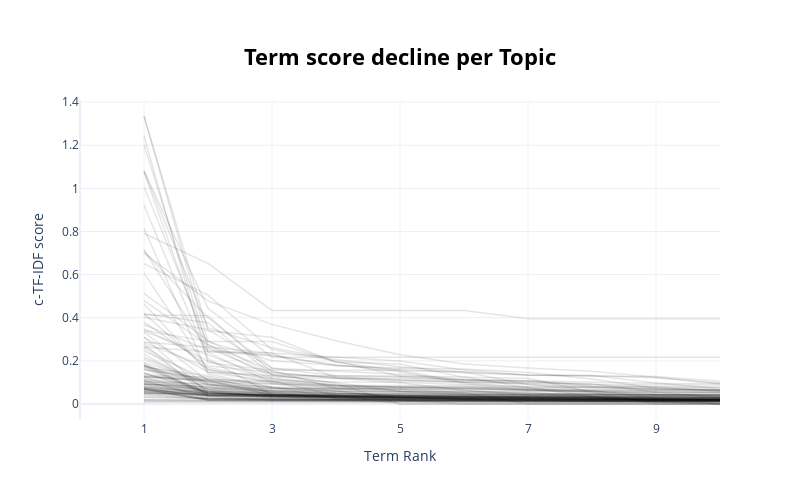

The notebook cell this image was saved under:
### Code cell
# Visualize term rank decrease
topic_model.visualize_term_rank()

### Figure 1 — Plotly figure (JSON) as saved in the notebook; plotly's stock layout.template omitted (floating-point values rounded to 4 significant figures)
{"data": [{"hovertext": "<b>Topic -1</b>:food_place_good_service_ambience_g", "line": {"color": "black", "width": 1.5}, "mode": "lines+lines", "name": "", "opacity": 0.1, "type": "scatter", "x": [1, 2, 3, 4, 5, 6, 7, 8, 9, 10], "y": [0.008893, 0.008441, 0.008159, 0.007691, 0.007691, 0.007136, 0.00614, 0.005919, 0.005873, 0.0058]}, {"hovertext": "<b>Topic 0</b>:biryani_biriyani_chicken_mutton_ord", "line": {"color": "black", "width": 1.5}, "mode": "lines+lines", "name": "", "opacity": 0.1, "type": "scatter", "x": [1, 2, 3, 4, 5, 6, 7, 8, 9, 10], "y": [0.06901, 0.019, 0.01736, 0.01621, 0.01404, 0.01331, 0.01306, 0.01096, 0.01009, 0.009957]}, {"hovertext": "<b>Topic 1</b>:manager_table_rude_even_worst_custo", "line": {"color": "black", "width": 1.5}, "mode": "lines+lines", "name": "", "opacity": 0.1, "type": "scatter", "x": [1, 2, 3, 4, 5, 6, 7, 8, 9, 10], "y": [0.01723, 0.01447, 0.01308, 0.01301, 0.01263, 0.01261, 0.01233, 0.01216, 0.01131, 0.01099]}, {"hovertext": "<b>Topic 2</b>:good_boy_bhehave_goodgoodgoodgoodgo", "line": {"color": "black", "width": 1.5}, "mode": "lines+lines", "name": "", "opacity": 0.1, "type": "scatter", "x": [1, 2, 3, 4, 5, 6, 7, 8, 9, 10], "y": [0.2778, 0.03574, 0.01952, 0.01952, 0.01952, 0.01332, 0.009048, 0.00887, 0.008836, 0.006836]}, {"hovertext": "<b>Topic 3</b>:buffet_spread_lunch_main_course_des", "line": {"color": "black", "width": 1.5}, "mode": "lines+lines", "name": "", "opacity": 0.1, "type": "scatter", "x": [1, 2, 3, 4, 5, 6, 7, 8, 9, 10], "y": [0.0551, 0.0244, 0.02103, 0.0208, 0.02042, 0.02026, 0.01793, 0.01319, 0.01319, 0.013]}, {"hovertext": "<b>Topic 4</b>:cake_cupcake_brownie_chocolate_velv", "line": {"color": "black", "width": 1.5}, "mode": "lines+lines", "name": "", "opacity": 0.1, "type": "scatter", "x": [1, 2, 3, 4, 5, 6, 7, 8, 9, 10], "y": [0.1009, 0.04254, 0.04247, 0.03799, 0.03671, 0.02869, 0.02539, 0.0211, 0.01885, 0.01633]}, {"hovertext": "<b>Topic 5</b>:excellent_service_ab_bahadur_sarvic", "line": {"color": "black", "width": 1.5}, "mode": "lines+lines", "name": "", "opacity": 0.1, "type": "scatter", "x": [1, 2, 3, 4, 5, 6, 7, 8, 9, 10], "y": [0.05583, 0.04132, 0.03576, 0.0336, 0.03287, 0.02989, 0.02703, 0.02473, 0.02428, 0.02314]}, {"hovertext": "<b>Topic 6</b>:chinese_noodle_authentic_asian_rest", "line": {"color": "black", "width": 1.5}, "mode": "lines+lines", "name": "", "opacity": 0.1, "type": "scatter", "x": [1, 2, 3, 4, 5, 6, 7, 8, 9, 10], "y": [0.08143, 0.02163, 0.01881, 0.01583, 0.01534, 0.01509, 0.01489, 0.01489, 0.01303, 0.01269]}, {"hovertext": "<b>Topic 7</b>:zomato_order_gold_deliver_restauran", "line": {"color": "black", "width": 1.5}, "mode": "lines+lines", "name": "", "opacity": 0.1, "type": "scatter", "x": [1, 2, 3, 4, 5, 6, 7, 8, 9, 10], "y": [0.06842, 0.0391, 0.03677, 0.02136, 0.02104, 0.01804, 0.01781, 0.01767, 0.01671, 0.01649]}, {"hovertext": "<b>Topic 8</b>:noodle_manchurian_rice_gobi_fried_e", "line": {"color": "black", "width": 1.5}, "mode": "lines+lines", "name": "", "opacity": 0.1, "type": "scatter", "x": [1, 2, 3, 4, 5, 6, 7, 8, 9, 10], "y": [0.06228, 0.05268, 0.03669, 0.03227, 0.03062, 0.02575, 0.02574, 0.02523, 0.02401, 0.0223]}, {"hovertext": "<b>Topic 9</b>:shawarma_rumali_shawarmas_shah_ghou", "line": {"color": "black", "width": 1.5}, "mode": "lines+lines", "name": "", "opacity": 0.1, "type": "scatter", "x": [1, 2, 3, 4, 5, 6, 7, 8, 9, 10], "y": [0.1788, 0.05002, 0.03892, 0.03567, 0.03105, 0.02251, 0.02085, 0.01813, 0.01536, 0.01483]}, {"hovertext": "<b>Topic 10</b>:chicken_dish_fish_hyderabadi_fried", "line": {"color": "black", "width": 1.5}, "mode": "lines+lines", "name": "", "opacity": 0.1, "type": "scatter", "x": [1, 2, 3, 4, 5, 6, 7, 8, 9, 10], "y": [0.0111, 0.01088, 0.009956, 0.007928, 0.007852, 0.007799, 0.007653, 0.007635, 0.007556, 0.007496]}, {"hovertext": "<b>Topic 11</b>:hyderabad_party_music_dance_dj_bes", "line": {"color": "black", "width": 1.5}, "mode": "lines+lines", "name": "", "opacity": 0.1, "type": "scatter", "x": [1, 2, 3, 4, 5, 6, 7, 8, 9, 10], "y": [0.04529, 0.02562, 0.02552, 0.02146, 0.02143, 0.02121, 0.0202, 0.0198, 0.01899, 0.01749]}, {"hovertext": "<b>Topic 12</b>:cream_ice_icecream_stone_nut_fruit", "line": {"color": "black", "width": 1.5}, "mode": "lines+lines", "name": "", "opacity": 0.1, "type": "scatter", "x": [1, 2, 3, 4, 5, 6, 7, 8, 9, 10], "y": [0.1329, 0.1252, 0.05116, 0.05091, 0.03978, 0.03535, 0.03377, 0.03098, 0.02013, 0.01976]}, {"hovertext": "<b>Topic 13</b>:waffle_bread_pancake_omelette_brea", "line": {"color": "black", "width": 1.5}, "mode": "lines+lines", "name": "", "opacity": 0.1, "type": "scatter", "x": [1, 2, 3, 4, 5, 6, 7, 8, 9, 10], "y": [0.05687, 0.0409, 0.028, 0.02737, 0.02675, 0.02536, 0.02456, 0.02097, 0.0203, 0.01945]}, {"hovertext": "<b>Topic 14</b>:quantity_less_taste_average_small_", "line": {"color": "black", "width": 1.5}, "mode": "lines+lines", "name": "", "opacity": 0.1, "type": "scatter", "x": [1, 2, 3, 4, 5, 6, 7, 8, 9, 10], "y": [0.1035, 0.09324, 0.04553, 0.04106, 0.03807, 0.03553, 0.02898, 0.02812, 0.02619, 0.02441]}, {"hovertext": "<b>Topic 15</b>:hyderabad_pork_best_visit_must_esp", "line": {"color": "black", "width": 1.5}, "mode": "lines+lines", "name": "", "opacity": 0.1, "type": "scatter", "x": [1, 2, 3, 4, 5, 6, 7, 8, 9, 10], "y": [0.06742, 0.01904, 0.01898, 0.01843, 0.01329, 0.01216, 0.01202, 0.01108, 0.01092, 0.01048]}, {"hovertext": "<b>Topic 16</b>:coffee_bike_cafe_car_rent_driven_p", "line": {"color": "black", "width": 1.5}, "mode": "lines+lines", "name": "", "opacity": 0.1, "type": "scatter", "x": [1, 2, 3, 4, 5, 6, 7, 8, 9, 10], "y": [0.09139, 0.06922, 0.06257, 0.06023, 0.03145, 0.02307, 0.0156, 0.01327, 0.01281, 0.01262]}, {"hovertext": "<b>Topic 17</b>:order_received_delivered_deliver_w", "line": {"color": "black", "width": 1.5}, "mode": "lines+lines", "name": "", "opacity": 0.1, "type": "scatter", "x": [1, 2, 3, 4, 5, 6, 7, 8, 9, 10], "y": [0.1147, 0.08747, 0.06817, 0.06667, 0.05823, 0.04436, 0.04003, 0.03568, 0.03142, 0.0313]}, {"hovertext": "<b>Topic 18</b>:punjabi_dal_lassi_makhani_chaat_hy", "line": {"color": "black", "width": 1.5}, "mode": "lines+lines", "name": "", "opacity": 0.1, "type": "scatter", "x": [1, 2, 3, 4, 5, 6, 7, 8, 9, 10], "y": [0.1102, 0.02803, 0.02431, 0.01918, 0.01852, 0.01622, 0.01494, 0.01487, 0.01481, 0.01334]}, {"hovertext": "<b>Topic 19</b>:packing_packaging_plastic_tissue_c", "line": {"color": "black", "width": 1.5}, "mode": "lines+lines", "name": "", "opacity": 0.1, "type": "scatter", "x": [1, 2, 3, 4, 5, 6, 7, 8, 9, 10], "y": [0.1408, 0.05063, 0.04084, 0.03882, 0.03553, 0.03505, 0.03369, 0.03284, 0.03186, 0.03102]}, {"hovertext": "<b>Topic 20</b>:burger_milky_galaxy_cosmic_juicy_w", "line": {"color": "black", "width": 1.5}, "mode": "lines+lines", "name": "", "opacity": 0.1, "type": "scatter", "x": [1, 2, 3, 4, 5, 6, 7, 8, 9, 10], "y": [0.1797, 0.03609, 0.03208, 0.03066, 0.02303, 0.02184, 0.02167, 0.02078, 0.01921, 0.01847]}, {"hovertext": "<b>Topic 21</b>:paratha_parathas_parantha_aloo_pan", "line": {"color": "black", "width": 1.5}, "mode": "lines+lines", "name": "", "opacity": 0.1, "type": "scatter", "x": [1, 2, 3, 4, 5, 6, 7, 8, 9, 10], "y": [0.1289, 0.1102, 0.05054, 0.04623, 0.04589, 0.04375, 0.04209, 0.03385, 0.0328, 0.03076]}, {"hovertext": "<b>Topic 22</b>:delivery_fast_quick_super_speed_de", "line": {"color": "black", "width": 1.5}, "mode": "lines+lines", "name": "", "opacity": 0.1, "type": "scatter", "x": [1, 2, 3, 4, 5, 6, 7, 8, 9, 10], "y": [0.4131, 0.4092, 0.1472, 0.1196, 0.09839, 0.06267, 0.04982, 0.04488, 0.03988, 0.03809]}, {"hovertext": "<b>Topic 23</b>:paneer_curry_masala_butter_makhani", "line": {"color": "black", "width": 1.5}, "mode": "lines+lines", "name": "", "opacity": 0.1, "type": "scatter", "x": [1, 2, 3, 4, 5, 6, 7, 8, 9, 10], "y": [0.07185, 0.03842, 0.02994, 0.02595, 0.02547, 0.02481, 0.02215, 0.02164, 0.02087, 0.01986]}, {"hovertext": "<b>Topic 24</b>:gachibowli_place_area_location_han", "line": {"color": "black", "width": 1.5}, "mode": "lines+lines", "name": "", "opacity": 0.1, "type": "scatter", "x": [1, 2, 3, 4, 5, 6, 7, 8, 9, 10], "y": [0.06889, 0.01792, 0.01792, 0.01431, 0.01386, 0.01383, 0.01324, 0.01323, 0.01151, 0.01149]}, {"hovertext": "<b>Topic 25</b>:service_good_listend_assum_mohamme", "line": {"color": "black", "width": 1.5}, "mode": "lines+lines", "name": "", "opacity": 0.1, "type": "scatter", "x": [1, 2, 3, 4, 5, 6, 7, 8, 9, 10], "y": [0.2088, 0.08684, 0.05742, 0.05742, 0.05742, 0.05742, 0.05742, 0.05742, 0.05233, 0.05233]}, {"hovertext": "<b>Topic 26</b>:nice_rider_person_kind______", "line": {"color": "black", "width": 1.5}, "mode": "lines+lines", "name": "", "opacity": 0.1, "type": "scatter", "x": [1, 2, 3, 4, 5, 6, 7, 8, 9, 10], "y": [0.9212, 0.2102, 0.04341, 0.04149, 1e-05, 1e-05, 1e-05, 1e-05, 1e-05, 1e-05]}, {"hovertext": "<b>Topic 27</b>:quantity_less_suck_low_reduced_pie", "line": {"color": "black", "width": 1.5}, "mode": "lines+lines", "name": "", "opacity": 0.1, "type": "scatter", "x": [1, 2, 3, 4, 5, 6, 7, 8, 9, 10], "y": [0.4185, 0.3768, 0.1348, 0.09911, 0.05848, 0.04772, 0.04412, 0.04412, 0.04412, 0.04412]}, {"hovertext": "<b>Topic 28</b>:pizza_crust_cheese_pasta_bread_ita", "line": {"color": "black", "width": 1.5}, "mode": "lines+lines", "name": "", "opacity": 0.1, "type": "scatter", "x": [1, 2, 3, 4, 5, 6, 7, 8, 9, 10], "y": [0.04808, 0.03671, 0.03557, 0.03425, 0.03018, 0.02705, 0.02522, 0.02381, 0.01896, 0.01825]}, {"hovertext": "<b>Topic 29</b>:momos_kurkure_momo_steamed_sauce_m", "line": {"color": "black", "width": 1.5}, "mode": "lines+lines", "name": "", "opacity": 0.1, "type": "scatter", "x": [1, 2, 3, 4, 5, 6, 7, 8, 9, 10], "y": [0.2648, 0.0934, 0.06246, 0.0606, 0.02791, 0.02377, 0.02132, 0.01971, 0.01959, 0.0188]}, {"hovertext": "<b>Topic 30</b>:chicken_smelling_bad_piece_ever_wo", "line": {"color": "black", "width": 1.5}, "mode": "lines+lines", "name": "", "opacity": 0.1, "type": "scatter", "x": [1, 2, 3, 4, 5, 6, 7, 8, 9, 10], "y": [0.07183, 0.03921, 0.03802, 0.03557, 0.03293, 0.03195, 0.03135, 0.0313, 0.02612, 0.02534]}, {"hovertext": "<b>Topic 31</b>:ambience_decent_good_food_service_", "line": {"color": "black", "width": 1.5}, "mode": "lines+lines", "name": "", "opacity": 0.1, "type": "scatter", "x": [1, 2, 3, 4, 5, 6, 7, 8, 9, 10], "y": [0.04096, 0.02386, 0.02303, 0.02102, 0.01705, 0.01699, 0.01503, 0.01491, 0.01482, 0.01403]}, {"hovertext": "<b>Topic 32</b>:donut_donuts_dunkin_burger_chocola", "line": {"color": "black", "width": 1.5}, "mode": "lines+lines", "name": "", "opacity": 0.1, "type": "scatter", "x": [1, 2, 3, 4, 5, 6, 7, 8, 9, 10], "y": [0.1885, 0.04301, 0.04162, 0.03874, 0.02913, 0.02193, 0.02042, 0.01817, 0.01728, 0.01624]}, {"hovertext": "<b>Topic 33</b>:indian_north_south_litti_try_gol_m", "line": {"color": "black", "width": 1.5}, "mode": "lines+lines", "name": "", "opacity": 0.1, "type": "scatter", "x": [1, 2, 3, 4, 5, 6, 7, 8, 9, 10], "y": [0.07544, 0.0606, 0.05446, 0.02664, 0.01884, 0.01696, 0.01652, 0.01602, 0.01457, 0.01444]}, {"hovertext": "<b>Topic 34</b>:taste_zero_wanted_bad_horrible_fre", "line": {"color": "black", "width": 1.5}, "mode": "lines+lines", "name": "", "opacity": 0.1, "type": "scatter", "x": [1, 2, 3, 4, 5, 6, 7, 8, 9, 10], "y": [0.1924, 0.1012, 0.07159, 0.07107, 0.07083, 0.06707, 0.06636, 0.05961, 0.05673, 0.05432]}, {"hovertext": "<b>Topic 35</b>:mandi_arabian_yum_bbq_tree_juicy_m", "line": {"color": "black", "width": 1.5}, "mode": "lines+lines", "name": "", "opacity": 0.1, "type": "scatter", "x": [1, 2, 3, 4, 5, 6, 7, 8, 9, 10], "y": [0.1633, 0.04913, 0.04237, 0.03381, 0.02692, 0.02165, 0.02164, 0.01902, 0.01795, 0.01685]}, {"hovertext": "<b>Topic 36</b>:vegetarian_healthy_nonvegetarian_c", "line": {"color": "black", "width": 1.5}, "mode": "lines+lines", "name": "", "opacity": 0.1, "type": "scatter", "x": [1, 2, 3, 4, 5, 6, 7, 8, 9, 10], "y": [0.07479, 0.02885, 0.02058, 0.02034, 0.01818, 0.01707, 0.01622, 0.01493, 0.01404, 0.01335]}, {"hovertext": "<b>Topic 37</b>:wing_wild_sauce_wings_american_tex", "line": {"color": "black", "width": 1.5}, "mode": "lines+lines", "name": "", "opacity": 0.1, "type": "scatter", "x": [1, 2, 3, 4, 5, 6, 7, 8, 9, 10], "y": [0.08469, 0.04661, 0.04174, 0.03503, 0.03248, 0.02548, 0.0236, 0.02338, 0.02275, 0.02258]}, {"hovertext": "<b>Topic 38</b>:shake_tempteys_oreo_milk_berry_bro", "line": {"color": "black", "width": 1.5}, "mode": "lines+lines", "name": "", "opacity": 0.1, "type": "scatter", "x": [1, 2, 3, 4, 5, 6, 7, 8, 9, 10], "y": [0.1701, 0.05071, 0.0413, 0.03372, 0.02952, 0.02684, 0.02608, 0.02315, 0.02007, 0.01996]}, {"hovertext": "<b>Topic 39</b>:andhra_telugu_kodi_pulao_bamboo_pu", "line": {"color": "black", "width": 1.5}, "mode": "lines+lines", "name": "", "opacity": 0.1, "type": "scatter", "x": [1, 2, 3, 4, 5, 6, 7, 8, 9, 10], "y": [0.02982, 0.02553, 0.02532, 0.02228, 0.01834, 0.01818, 0.01679, 0.01529, 0.01443, 0.01383]}, {"hovertext": "<b>Topic 40</b>:kk_goo_weast_hmmm_hhsjoibohoogogig", "line": {"color": "black", "width": 1.5}, "mode": "lines+lines", "name": "", "opacity": 0.1, "type": "scatter", "x": [1, 2, 3, 4, 5, 6, 7, 8, 9, 10], "y": [0.7907, 0.6517, 0.4338, 0.4338, 0.4338, 0.4338, 0.3954, 0.3954, 0.3954, 0.3954]}, {"hovertext": "<b>Topic 41</b>:delivery_boy_man_guy_tip_osm_polit", "line": {"color": "black", "width": 1.5}, "mode": "lines+lines", "name": "", "opacity": 0.1, "type": "scatter", "x": [1, 2, 3, 4, 5, 6, 7, 8, 9, 10], "y": [0.3365, 0.2273, 0.1181, 0.08695, 0.07608, 0.07169, 0.06503, 0.05922, 0.04598, 0.04514]}, {"hovertext": "<b>Topic 42</b>:hangout_friend_place_best_frnds_ba", "line": {"color": "black", "width": 1.5}, "mode": "lines+lines", "name": "", "opacity": 0.1, "type": "scatter", "x": [1, 2, 3, 4, 5, 6, 7, 8, 9, 10], "y": [0.1041, 0.04427, 0.03722, 0.03064, 0.02181, 0.02143, 0.0207, 0.01824, 0.01792, 0.01729]}, {"hovertext": "<b>Topic 43</b>:excellent_you_great_thank_amazing_", "line": {"color": "black", "width": 1.5}, "mode": "lines+lines", "name": "", "opacity": 0.1, "type": "scatter", "x": [1, 2, 3, 4, 5, 6, 7, 8, 9, 10], "y": [1.243, 0.1923, 0.1557, 0.07164, 0.06834, 0.05261, 1e-05, 1e-05, 1e-05, 1e-05]}, {"hovertext": "<b>Topic 44</b>:45_pork_ambiance_chicken_55_maggie", "line": {"color": "black", "width": 1.5}, "mode": "lines+lines", "name": "", "opacity": 0.1, "type": "scatter", "x": [1, 2, 3, 4, 5, 6, 7, 8, 9, 10], "y": [0.01879, 0.01628, 0.01342, 0.01314, 0.01176, 0.01144, 0.01137, 0.01078, 0.009711, 0.009351]}, {"hovertext": "<b>Topic 45</b>:wrap_jumbo_cheese_cheesy_faasos_me", "line": {"color": "black", "width": 1.5}, "mode": "lines+lines", "name": "", "opacity": 0.1, "type": "scatter", "x": [1, 2, 3, 4, 5, 6, 7, 8, 9, 10], "y": [0.2309, 0.06727, 0.04613, 0.04404, 0.04141, 0.03668, 0.03017, 0.02695, 0.02685, 0.02225]}, {"hovertext": "<b>Topic 46</b>:food_goodearlier_good_always_nt_to", "line": {"color": "black", "width": 1.5}, "mode": "lines+lines", "name": "", "opacity": 0.1, "type": "scatter", "x": [1, 2, 3, 4, 5, 6, 7, 8, 9, 10], "y": [0.1242, 0.107, 0.1037, 0.08432, 0.07853, 0.07567, 0.06018, 0.05602, 0.04379, 0.04204]}, {"hovertext": "<b>Topic 47</b>:biscuit_bakery_karachi_pastry_osma", "line": {"color": "black", "width": 1.5}, "mode": "lines+lines", "name": "", "opacity": 0.1, "type": "scatter", "x": [1, 2, 3, 4, 5, 6, 7, 8, 9, 10], "y": [0.09148, 0.08009, 0.05742, 0.04916, 0.04175, 0.04133, 0.03965, 0.03783, 0.02926, 0.02876]}, {"hovertext": "<b>Topic 48</b>:sizzlers_sizzler_absolute_dine_abs", "line": {"color": "black", "width": 1.5}, "mode": "lines+lines", "name": "", "opacity": 0.1, "type": "scatter", "x": [1, 2, 3, 4, 5, 6, 7, 8, 9, 10], "y": [0.245, 0.1141, 0.1066, 0.03907, 0.03398, 0.03323, 0.03219, 0.02713, 0.02104, 0.02075]}, {"hovertext": "<b>Topic 49</b>:music_hangout_crowd_hang_nice_dj_p", "line": {"color": "black", "width": 1.5}, "mode": "lines+lines", "name": "", "opacity": 0.1, "type": "scatter", "x": [1, 2, 3, 4, 5, 6, 7, 8, 9, 10], "y": [0.09394, 0.04049, 0.03996, 0.03717, 0.03218, 0.03058, 0.02808, 0.02493, 0.02396, 0.02391]}, {"hovertext": "<b>Topic 50</b>:worst_ever_food_museli_awards_twee", "line": {"color": "black", "width": 1.5}, "mode": "lines+lines", "name": "", "opacity": 0.1, "type": "scatter", "x": [1, 2, 3, 4, 5, 6, 7, 8, 9, 10], "y": [0.2173, 0.0931, 0.06169, 0.04648, 0.04648, 0.04648, 0.04648, 0.04648, 0.04236, 0.04236]}, {"hovertext": "<b>Topic 51</b>:dance_floor_saturday_dj_party_elec", "line": {"color": "black", "width": 1.5}, "mode": "lines+lines", "name": "", "opacity": 0.1, "type": "scatter", "x": [1, 2, 3, 4, 5, 6, 7, 8, 9, 10], "y": [0.09318, 0.07993, 0.03937, 0.02888, 0.02814, 0.02615, 0.02476, 0.02131, 0.02115, 0.02005]}, {"hovertext": "<b>Topic 52</b>:awesome_awesomegood_sweet_cool____", "line": {"color": "black", "width": 1.5}, "mode": "lines+lines", "name": "", "opacity": 0.1, "type": "scatter", "x": [1, 2, 3, 4, 5, 6, 7, 8, 9, 10], "y": [1.202, 0.2603, 0.1352, 0.09524, 1e-05, 1e-05, 1e-05, 1e-05, 1e-05, 1e-05]}, {"hovertext": "<b>Topic 53</b>:cold_hot_delivered_late_ba_mocachi", "line": {"color": "black", "width": 1.5}, "mode": "lines+lines", "name": "", "opacity": 0.1, "type": "scatter", "x": [1, 2, 3, 4, 5, 6, 7, 8, 9, 10], "y": [0.4632, 0.1467, 0.1028, 0.0807, 0.07969, 0.07969, 0.06962, 0.06328, 0.06202, 0.05949]}, {"hovertext": "<b>Topic 54</b>:tasty_yummy_delicious_jucey_tast_a", "line": {"color": "black", "width": 1.5}, "mode": "lines+lines", "name": "", "opacity": 0.1, "type": "scatter", "x": [1, 2, 3, 4, 5, 6, 7, 8, 9, 10], "y": [0.7151, 0.2439, 0.2236, 0.1816, 0.1494, 0.09544, 0.06674, 0.04717, 0.04278, 0.04176]}, {"hovertext": "<b>Topic 55</b>:awesome_expensive_food_word_thanku", "line": {"color": "black", "width": 1.5}, "mode": "lines+lines", "name": "", "opacity": 0.1, "type": "scatter", "x": [1, 2, 3, 4, 5, 6, 7, 8, 9, 10], "y": [0.2841, 0.1692, 0.1093, 0.08749, 0.08574, 0.08574, 0.0642, 0.05906, 0.05809, 0.05591]}, {"hovertext": "<b>Topic 56</b>:gud_gd_ggod_frsh_hhjkfhjjj_gnot_yf", "line": {"color": "black", "width": 1.5}, "mode": "lines+lines", "name": "", "opacity": 0.1, "type": "scatter", "x": [1, 2, 3, 4, 5, 6, 7, 8, 9, 10], "y": [1.081, 0.4441, 0.2169, 0.2169, 0.2169, 0.2169, 0.2169, 0.2169, 0.2169, 0.2169]}, {"hovertext": "<b>Topic 57</b>:maggi_double_hunger_fried_point_on", "line": {"color": "black", "width": 1.5}, "mode": "lines+lines", "name": "", "opacity": 0.1, "type": "scatter", "x": [1, 2, 3, 4, 5, 6, 7, 8, 9, 10], "y": [0.3101, 0.05066, 0.0427, 0.04167, 0.03152, 0.02853, 0.02733, 0.02317, 0.02267, 0.01997]}, {"hovertext": "<b>Topic 58</b>:bad_worst_execelent_horrible_crazy", "line": {"color": "black", "width": 1.5}, "mode": "lines+lines", "name": "", "opacity": 0.1, "type": "scatter", "x": [1, 2, 3, 4, 5, 6, 7, 8, 9, 10], "y": [0.6507, 0.5048, 0.2519, 0.1995, 0.129, 0.1261, 0.0752, 0.03652, 0.009769, 1e-05]}, {"hovertext": "<b>Topic 59</b>:delivery_good_man_taste_also_____", "line": {"color": "black", "width": 1.5}, "mode": "lines+lines", "name": "", "opacity": 0.1, "type": "scatter", "x": [1, 2, 3, 4, 5, 6, 7, 8, 9, 10], "y": [0.8142, 0.1398, 0.07861, 0.0277, 0.01815, 1e-05, 1e-05, 1e-05, 1e-05, 1e-05]}, {"hovertext": "<b>Topic 60</b>:chai_irani_old_karachi_biscuit_sam", "line": {"color": "black", "width": 1.5}, "mode": "lines+lines", "name": "", "opacity": 0.1, "type": "scatter", "x": [1, 2, 3, 4, 5, 6, 7, 8, 9, 10], "y": [0.1278, 0.106, 0.04119, 0.04016, 0.03839, 0.03758, 0.03671, 0.0348, 0.03451, 0.03007]}, {"hovertext": "<b>Topic 61</b>:beer_brewed_drought_brew_bar_drink", "line": {"color": "black", "width": 1.5}, "mode": "lines+lines", "name": "", "opacity": 0.1, "type": "scatter", "x": [1, 2, 3, 4, 5, 6, 7, 8, 9, 10], "y": [0.07206, 0.01986, 0.01782, 0.01725, 0.01598, 0.01547, 0.01463, 0.01452, 0.01438, 0.01373]}, {"hovertext": "<b>Topic 62</b>:maggie_egg_double_maggies_lukmi_wo", "line": {"color": "black", "width": 1.5}, "mode": "lines+lines", "name": "", "opacity": 0.1, "type": "scatter", "x": [1, 2, 3, 4, 5, 6, 7, 8, 9, 10], "y": [0.1763, 0.08966, 0.07988, 0.0498, 0.03902, 0.03369, 0.0334, 0.02758, 0.02515, 0.02301]}, {"hovertext": "<b>Topic 64</b>:cockroach_mosquito_hygiene_hyatt_o", "line": {"color": "black", "width": 1.5}, "mode": "lines+lines", "name": "", "opacity": 0.1, "type": "scatter", "x": [1, 2, 3, 4, 5, 6, 7, 8, 9, 10], "y": [0.1081, 0.05952, 0.03383, 0.03135, 0.02512, 0.02432, 0.02293, 0.0225, 0.02217, 0.021]}, {"hovertext": "<b>Topic 65</b>:pool_rooftop_view_roof_poolside_si", "line": {"color": "black", "width": 1.5}, "mode": "lines+lines", "name": "", "opacity": 0.1, "type": "scatter", "x": [1, 2, 3, 4, 5, 6, 7, 8, 9, 10], "y": [0.096, 0.06174, 0.04776, 0.02996, 0.02438, 0.02375, 0.02295, 0.0202, 0.01999, 0.01987]}, {"hovertext": "<b>Topic 66</b>:nice_family_hospitality_visit_spen", "line": {"color": "black", "width": 1.5}, "mode": "lines+lines", "name": "", "opacity": 0.1, "type": "scatter", "x": [1, 2, 3, 4, 5, 6, 7, 8, 9, 10], "y": [0.05025, 0.05015, 0.04607, 0.03362, 0.03105, 0.03028, 0.0299, 0.02958, 0.02492, 0.02455]}, {"hovertext": "<b>Topic 67</b>:delivery_time_minute_5pm_715pm_tha", "line": {"color": "black", "width": 1.5}, "mode": "lines+lines", "name": "", "opacity": 0.1, "type": "scatter", "x": [1, 2, 3, 4, 5, 6, 7, 8, 9, 10], "y": [0.4192, 0.1602, 0.09577, 0.07732, 0.07732, 0.07732, 0.07732, 0.07732, 0.07046, 0.06645]}, {"hovertext": "<b>Topic 68</b>:time_nom_timing_vey_right_owm_onti", "line": {"color": "black", "width": 1.5}, "mode": "lines+lines", "name": "", "opacity": 0.1, "type": "scatter", "x": [1, 2, 3, 4, 5, 6, 7, 8, 9, 10], "y": [0.3678, 0.2505, 0.2265, 0.1775, 0.1669, 0.1617, 0.146, 0.1161, 0.07286, 0.06264]}, {"hovertext": "<b>Topic 69</b>:haleem_pista_house_ramadan_ramzan_", "line": {"color": "black", "width": 1.5}, "mode": "lines+lines", "name": "", "opacity": 0.1, "type": "scatter", "x": [1, 2, 3, 4, 5, 6, 7, 8, 9, 10], "y": [0.2573, 0.05758, 0.04515, 0.03323, 0.03068, 0.02852, 0.02817, 0.02774, 0.01901, 0.01838]}, {"hovertext": "<b>Topic 70</b>:music_cocktail_ambience_cocktails_", "line": {"color": "black", "width": 1.5}, "mode": "lines+lines", "name": "", "opacity": 0.1, "type": "scatter", "x": [1, 2, 3, 4, 5, 6, 7, 8, 9, 10], "y": [0.05067, 0.03915, 0.03506, 0.02615, 0.02485, 0.02121, 0.02121, 0.02037, 0.02035, 0.02012]}, {"hovertext": "<b>Topic 71</b>:birthday_wonderful_thank_made_mani", "line": {"color": "black", "width": 1.5}, "mode": "lines+lines", "name": "", "opacity": 0.1, "type": "scatter", "x": [1, 2, 3, 4, 5, 6, 7, 8, 9, 10], "y": [0.07639, 0.05245, 0.03682, 0.03307, 0.03295, 0.03252, 0.03146, 0.03107, 0.02988, 0.02974]}, {"hovertext": "<b>Topic 72</b>:delivery_excellent_nice_appreciate", "line": {"color": "black", "width": 1.5}, "mode": "lines+lines", "name": "", "opacity": 0.1, "type": "scatter", "x": [1, 2, 3, 4, 5, 6, 7, 8, 9, 10], "y": [0.6083, 0.1586, 0.1193, 0.08805, 0.07931, 0.07174, 0.07048, 0.06931, 0.06712, 0.06562]}, {"hovertext": "<b>Topic 73</b>:chocolate_room_hot_cuddle_milkshak", "line": {"color": "black", "width": 1.5}, "mode": "lines+lines", "name": "", "opacity": 0.1, "type": "scatter", "x": [1, 2, 3, 4, 5, 6, 7, 8, 9, 10], "y": [0.1437, 0.0559, 0.0361, 0.03387, 0.0289, 0.02221, 0.0218, 0.01997, 0.01963, 0.01791]}, {"hovertext": "<b>Topic 74</b>:ok_oooooooooooooo_wowww_fine_okay_", "line": {"color": "black", "width": 1.5}, "mode": "lines+lines", "name": "", "opacity": 0.1, "type": "scatter", "x": [1, 2, 3, 4, 5, 6, 7, 8, 9, 10], "y": [1.335, 0.2892, 0.2892, 0.1953, 0.1855, 0.1235, 0.1194, 0.05456, 1e-05, 1e-05]}, {"hovertext": "<b>Topic 75</b>:delivered_time_specifed_servicetha", "line": {"color": "black", "width": 1.5}, "mode": "lines+lines", "name": "", "opacity": 0.1, "type": "scatter", "x": [1, 2, 3, 4, 5, 6, 7, 8, 9, 10], "y": [1.007, 0.2751, 0.1562, 0.1562, 0.1562, 0.1009, 0.0751, 0.05302, 0.05272, 0.05196]}, {"hovertext": "<b>Topic 76</b>:zomato_zomoto_order_waste_qty_deli", "line": {"color": "black", "width": 1.5}, "mode": "lines+lines", "name": "", "opacity": 0.1, "type": "scatter", "x": [1, 2, 3, 4, 5, 6, 7, 8, 9, 10], "y": [0.06885, 0.06185, 0.03412, 0.03163, 0.03022, 0.0279, 0.02659, 0.02511, 0.02258, 0.02137]}, {"hovertext": "<b>Topic 77</b>:quality_poor_test_bad_low_stored_p", "line": {"color": "black", "width": 1.5}, "mode": "lines+lines", "name": "", "opacity": 0.1, "type": "scatter", "x": [1, 2, 3, 4, 5, 6, 7, 8, 9, 10], "y": [0.4021, 0.3446, 0.1652, 0.1521, 0.1376, 0.115, 0.0887, 0.07642, 0.06957, 0.06758]}, {"hovertext": "<b>Topic 78</b>:delivery_time_professional_punctua", "line": {"color": "black", "width": 1.5}, "mode": "lines+lines", "name": "", "opacity": 0.1, "type": "scatter", "x": [1, 2, 3, 4, 5, 6, 7, 8, 9, 10], "y": [0.5132, 0.2942, 0.1365, 0.1294, 0.1294, 0.1128, 0.1042, 0.09155, 0.08858, 0.08858]}, {"hovertext": "<b>Topic 79</b>:spicy_mast_extremely_ok_little_muc", "line": {"color": "black", "width": 1.5}, "mode": "lines+lines", "name": "", "opacity": 0.1, "type": "scatter", "x": [1, 2, 3, 4, 5, 6, 7, 8, 9, 10], "y": [1.075, 0.2397, 0.09824, 0.07154, 0.06249, 0.05529, 0.05491, 0.03245, 0.01157, 1e-05]}, {"hovertext": "<b>Topic 80</b>:pasta_veg_olio_ordered_sent_pizza_", "line": {"color": "black", "width": 1.5}, "mode": "lines+lines", "name": "", "opacity": 0.1, "type": "scatter", "x": [1, 2, 3, 4, 5, 6, 7, 8, 9, 10], "y": [0.08902, 0.03831, 0.03513, 0.02839, 0.02727, 0.02651, 0.02567, 0.0249, 0.02342, 0.02205]}, {"hovertext": "<b>Topic 81</b>:pizza_cheese_margherita_burst_seas", "line": {"color": "black", "width": 1.5}, "mode": "lines+lines", "name": "", "opacity": 0.1, "type": "scatter", "x": [1, 2, 3, 4, 5, 6, 7, 8, 9, 10], "y": [0.1582, 0.1118, 0.07368, 0.05985, 0.04778, 0.04566, 0.04566, 0.04219, 0.03684, 0.03521]}, {"hovertext": "<b>Topic 82</b>:job_thank_aavula_udipi_work_thanks", "line": {"color": "black", "width": 1.5}, "mode": "lines+lines", "name": "", "opacity": 0.1, "type": "scatter", "x": [1, 2, 3, 4, 5, 6, 7, 8, 9, 10], "y": [1.081, 0.3534, 0.2603, 0.2067, 0.1732, 0.1488, 0.09085, 0.06132, 0.02744, 1e-05]}, {"hovertext": "<b>Topic 83</b>:oily_oil_oilly_much_happily_inspit", "line": {"color": "black", "width": 1.5}, "mode": "lines+lines", "name": "", "opacity": 0.1, "type": "scatter", "x": [1, 2, 3, 4, 5, 6, 7, 8, 9, 10], "y": [0.7072, 0.4002, 0.1662, 0.1317, 0.1248, 0.1117, 0.1073, 0.1014, 0.09549, 0.09549]}, {"hovertext": "<b>Topic 84</b>:delivery_delivered_sent_late_packi", "line": {"color": "black", "width": 1.5}, "mode": "lines+lines", "name": "", "opacity": 0.1, "type": "scatter", "x": [1, 2, 3, 4, 5, 6, 7, 8, 9, 10], "y": [0.1271, 0.1134, 0.07452, 0.07124, 0.07035, 0.07035, 0.06411, 0.06411, 0.06411, 0.06411]}, {"hovertext": "<b>Topic 85</b>:gaming_vr_game_praveen_virtual_bdu", "line": {"color": "black", "width": 1.5}, "mode": "lines+lines", "name": "", "opacity": 0.1, "type": "scatter", "x": [1, 2, 3, 4, 5, 6, 7, 8, 9, 10], "y": [0.1605, 0.1177, 0.09195, 0.08574, 0.06028, 0.05899, 0.04949, 0.04261, 0.04019, 0.04019]}, {"hovertext": "<b>Topic 86</b>:goa_goan_sea_seafood_southern_rahu", "line": {"color": "black", "width": 1.5}, "mode": "lines+lines", "name": "", "opacity": 0.1, "type": "scatter", "x": [1, 2, 3, 4, 5, 6, 7, 8, 9, 10], "y": [0.1255, 0.05439, 0.02806, 0.02165, 0.02049, 0.01962, 0.01962, 0.0187, 0.01856, 0.01846]}, {"hovertext": "<b>Topic 87</b>:kfc_zinger_loosing_fan_anymore_eat", "line": {"color": "black", "width": 1.5}, "mode": "lines+lines", "name": "", "opacity": 0.1, "type": "scatter", "x": [1, 2, 3, 4, 5, 6, 7, 8, 9, 10], "y": [0.3333, 0.1088, 0.04226, 0.03997, 0.03859, 0.03363, 0.03318, 0.03198, 0.02645, 0.02569]}, {"hovertext": "<b>Topic 88</b>:rice_cooked_kadhi_properly_worst_h", "line": {"color": "black", "width": 1.5}, "mode": "lines+lines", "name": "", "opacity": 0.1, "type": "scatter", "x": [1, 2, 3, 4, 5, 6, 7, 8, 9, 10], "y": [0.1803, 0.07496, 0.07166, 0.06958, 0.05174, 0.05159, 0.04648, 0.04595, 0.04069, 0.03995]}, {"hovertext": "<b>Topic 89</b>:paradise_gachibowli_next_chiken_ha", "line": {"color": "black", "width": 1.5}, "mode": "lines+lines", "name": "", "opacity": 0.1, "type": "scatter", "x": [1, 2, 3, 4, 5, 6, 7, 8, 9, 10], "y": [0.1703, 0.1312, 0.07728, 0.07686, 0.07116, 0.06428, 0.0418, 0.03923, 0.03867, 0.03395]}, {"hovertext": "<b>Topic 90</b>:45_ambience_810_55_dan_drink_cotta", "line": {"color": "black", "width": 1.5}, "mode": "lines+lines", "name": "", "opacity": 0.1, "type": "scatter", "x": [1, 2, 3, 4, 5, 6, 7, 8, 9, 10], "y": [0.1195, 0.04777, 0.04118, 0.03998, 0.03082, 0.02991, 0.02865, 0.02592, 0.02494, 0.02475]}, {"hovertext": "<b>Topic 91</b>:prawn_catch_goan_crab_main_romanti", "line": {"color": "black", "width": 1.5}, "mode": "lines+lines", "name": "", "opacity": 0.1, "type": "scatter", "x": [1, 2, 3, 4, 5, 6, 7, 8, 9, 10], "y": [0.01961, 0.01925, 0.01848, 0.0182, 0.01798, 0.01795, 0.01763, 0.01715, 0.01689, 0.01641]}, {"hovertext": "<b>Topic 92</b>:dj_song_played_crowd_requested_pla", "line": {"color": "black", "width": 1.5}, "mode": "lines+lines", "name": "", "opacity": 0.1, "type": "scatter", "x": [1, 2, 3, 4, 5, 6, 7, 8, 9, 10], "y": [0.1438, 0.06686, 0.03532, 0.03523, 0.03242, 0.03192, 0.03099, 0.03072, 0.0285, 0.0276]}, {"hovertext": "<b>Topic 93</b>:worth_overpriced_money_valued_pric", "line": {"color": "black", "width": 1.5}, "mode": "lines+lines", "name": "", "opacity": 0.1, "type": "scatter", "x": [1, 2, 3, 4, 5, 6, 7, 8, 9, 10], "y": [0.2864, 0.2637, 0.2348, 0.2165, 0.1994, 0.1582, 0.1342, 0.1283, 0.1276, 0.1059]}, {"hovertext": "<b>Topic 94</b>:onion_lemon_onions_verry_raita_ppl", "line": {"color": "black", "width": 1.5}, "mode": "lines+lines", "name": "", "opacity": 0.1, "type": "scatter", "x": [1, 2, 3, 4, 5, 6, 7, 8, 9, 10], "y": [0.109, 0.07375, 0.05992, 0.05148, 0.04961, 0.04209, 0.03773, 0.03773, 0.03773, 0.03773]}, {"hovertext": "<b>Topic 95</b>:tasty_weaste_edible_delicious_clas", "line": {"color": "black", "width": 1.5}, "mode": "lines+lines", "name": "", "opacity": 0.1, "type": "scatter", "x": [1, 2, 3, 4, 5, 6, 7, 8, 9, 10], "y": [0.3417, 0.2892, 0.2006, 0.178, 0.1613, 0.1443, 0.1345, 0.1319, 0.09709, 0.07052]}, {"hovertext": "<b>Topic 96</b>:starter_broccoli_pot_fish_pulav_ko", "line": {"color": "black", "width": 1.5}, "mode": "lines+lines", "name": "", "opacity": 0.1, "type": "scatter", "x": [1, 2, 3, 4, 5, 6, 7, 8, 9, 10], "y": [0.06015, 0.04242, 0.03729, 0.0352, 0.03223, 0.02992, 0.02894, 0.02244, 0.02244, 0.02244]}, {"hovertext": "<b>Topic 97</b>:superb_fooooooood_swipe_dosa_absol", "line": {"color": "black", "width": 1.5}, "mode": "lines+lines", "name": "", "opacity": 0.1, "type": "scatter", "x": [1, 2, 3, 4, 5, 6, 7, 8, 9, 10], "y": [1.334, 0.3395, 0.3094, 0.1936, 0.1537, 0.1493, 0.1334, 0.1317, 0.1216, 0.09704]}, {"hovertext": "<b>Topic 98</b>:fries_wing_fry_soggy_coke_burger_c", "line": {"color": "black", "width": 1.5}, "mode": "lines+lines", "name": "", "opacity": 0.1, "type": "scatter", "x": [1, 2, 3, 4, 5, 6, 7, 8, 9, 10], "y": [0.0791, 0.07081, 0.05332, 0.04109, 0.03955, 0.03867, 0.03582, 0.0342, 0.03131, 0.03113]}, {"hovertext": "<b>Topic 99</b>:gobind_3bs_gochibowli_mainly_shiva", "line": {"color": "black", "width": 1.5}, "mode": "lines+lines", "name": "", "opacity": 0.1, "type": "scatter", "x": [1, 2, 3, 4, 5, 6, 7, 8, 9, 10], "y": [0.2641, 0.2422, 0.236, 0.1226, 0.1067, 0.1011, 0.095, 0.07951, 0.06718, 0.06278]}, {"hovertext": "<b>Topic 100</b>:salt_salty_couldnot_unbearable_cu", "line": {"color": "black", "width": 1.5}, "mode": "lines+lines", "name": "", "opacity": 0.1, "type": "scatter", "x": [1, 2, 3, 4, 5, 6, 7, 8, 9, 10], "y": [0.4788, 0.2735, 0.1248, 0.1177, 0.1127, 0.1056, 0.1029, 0.08847, 0.07936, 0.05965]}, {"hovertext": "<b>Topic 101</b>:taste_awesome_excellent_juice_ext", "line": {"color": "black", "width": 1.5}, "mode": "lines+lines", "name": "", "opacity": 0.1, "type": "scatter", "x": [1, 2, 3, 4, 5, 6, 7, 8, 9, 10], "y": [0.3087, 0.1486, 0.1314, 0.1272, 0.1108, 0.1012, 0.09765, 0.09363, 0.05408, 0.0294]}, {"hovertext": "<b>Topic 102</b>:rotis_roti_vary_rotti_sour_instea", "line": {"color": "black", "width": 1.5}, "mode": "lines+lines", "name": "", "opacity": 0.1, "type": "scatter", "x": [1, 2, 3, 4, 5, 6, 7, 8, 9, 10], "y": [0.3483, 0.1993, 0.1116, 0.1017, 0.1014, 0.09107, 0.08022, 0.07736, 0.07736, 0.0766]}, {"hovertext": "<b>Topic 103</b>:lababdar_paneer_north_dal_rotis_m", "line": {"color": "black", "width": 1.5}, "mode": "lines+lines", "name": "", "opacity": 0.1, "type": "scatter", "x": [1, 2, 3, 4, 5, 6, 7, 8, 9, 10], "y": [0.06076, 0.05795, 0.05493, 0.04987, 0.04187, 0.03725, 0.03571, 0.03469, 0.03248, 0.03227]}, {"hovertext": "<b>Topic 104</b>:schezwan_fried_rice_pao_chilli_tr", "line": {"color": "black", "width": 1.5}, "mode": "lines+lines", "name": "", "opacity": 0.1, "type": "scatter", "x": [1, 2, 3, 4, 5, 6, 7, 8, 9, 10], "y": [0.05008, 0.04647, 0.0427, 0.03946, 0.03846, 0.03592, 0.0332, 0.02913, 0.02754, 0.02737]}, {"hovertext": "<b>Topic 105</b>:delivered_expected_yet_late_produ", "line": {"color": "black", "width": 1.5}, "mode": "lines+lines", "name": "", "opacity": 0.1, "type": "scatter", "x": [1, 2, 3, 4, 5, 6, 7, 8, 9, 10], "y": [0.6993, 0.4783, 0.3693, 0.2929, 0.2284, 0.1852, 0.1675, 0.1522, 0.124, 0.09317]}, {"hovertext": "<b>Topic 106</b>:navratri_sabudana_thali_kheer_fas", "line": {"color": "black", "width": 1.5}, "mode": "lines+lines", "name": "", "opacity": 0.1, "type": "scatter", "x": [1, 2, 3, 4, 5, 6, 7, 8, 9, 10], "y": [0.1797, 0.1014, 0.09389, 0.05882, 0.05801, 0.05176, 0.04575, 0.0446, 0.0435, 0.042]}, {"hovertext": "<b>Topic 107</b>:pork_67_grill_perfect_burger_flav", "line": {"color": "black", "width": 1.5}, "mode": "lines+lines", "name": "", "opacity": 0.1, "type": "scatter", "x": [1, 2, 3, 4, 5, 6, 7, 8, 9, 10], "y": [0.03368, 0.0246, 0.01939, 0.01671, 0.01669, 0.01537, 0.01525, 0.01497, 0.01409, 0.01409]}, {"hovertext": "<b>Topic 108</b>:spicy_superbut_inedible_explain_c", "line": {"color": "black", "width": 1.5}, "mode": "lines+lines", "name": "", "opacity": 0.1, "type": "scatter", "x": [1, 2, 3, 4, 5, 6, 7, 8, 9, 10], "y": [0.3802, 0.1775, 0.146, 0.1211, 0.1193, 0.1115, 0.1085, 0.08249, 0.08032, 0.07888]}], "layout": {"height": 500, "hoverlabel": {"bgcolor": "white", "font": {"family": "Rockwell", "size": 16}}, "showlegend": false, "title": {"font": {"color": "Black", "size": 22}, "text": "<b>Term score decline per Topic</b>", "x": 0.5, "xanchor": "center", "y": 0.9, "yanchor": "top"}, "width": 800, "xaxis": {"dtick": 2, "range": [0, 10], "tick0": 1, "title": {"text": "Term Rank"}}, "yaxis": {"title": {"text": "c-TF-IDF score"}}}}
